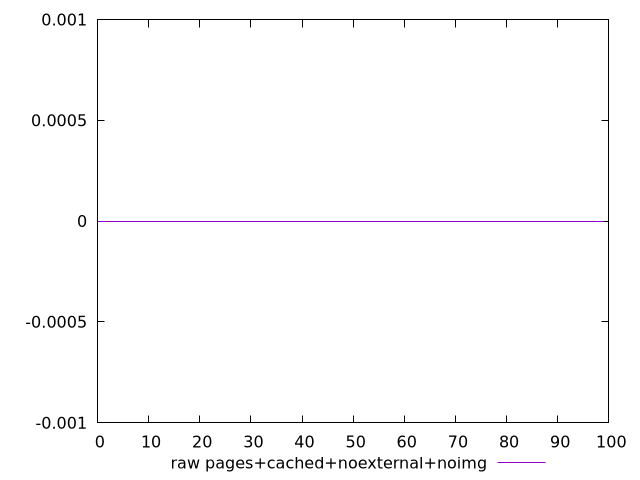

This chart was generated by the following gnuplot code:
$_rawPagesCachedNoexternalNoimg <<EOF
0
0
0
0
0
0
0
0
0
0
0
0
0
0
0
0
0
0
0
0
0
0
0
0
0
0
0
0
0
0
0
0
0
0
0
0
0
0
0
0
0
0
0
0
0
0
0
0
0
0
0
0
0
0
0
0
0
0
0
0
0
0
0
0
0
0
0
0
0
0
0
0
0
0
0
0
0
0
0
0
0
0
0
0
0
0
0
0
0
0
0
0
0
0
0
0
0
0
0
0
EOF
set key outside below
set terminal pngcairo
set output "report_00006_2020-11-02T20-21-41.718Z/efficient-animated-content/pages+cached+noexternal+noimg//raw.png"
set yrange [-0.001:0.001]
plot $_rawPagesCachedNoexternalNoimg title "raw pages+cached+noexternal+noimg" with line ,
